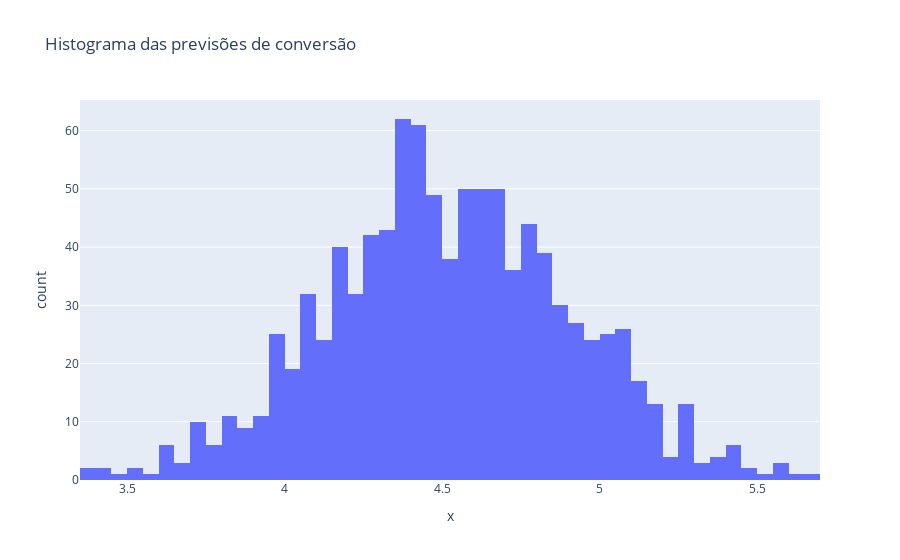

Notebook cell for this chart:
### Code cell
# Histograma dos previsões, considerando 1000 simulações e todas as features
px.histogram(x=conversoes_previstas.mean(axis=1), title='Histograma das previsões de conversão')

### Figure 1 — Plotly figure (JSON) as saved in the notebook; plotly's stock layout.template omitted (floating-point values rounded to 4 significant figures; data arrays with more than 128 entries replaced by an {"elided": "..."} marker saying what was removed)
{"data": [{"alignmentgroup": "True", "bingroup": "x", "hovertemplate": "x=%{x}<br>count=%{y}<extra></extra>", "legendgroup": "", "marker": {"color": "#636efa", "pattern": {"shape": ""}}, "name": "", "offsetgroup": "", "orientation": "v", "showlegend": false, "type": "histogram", "x": {"elided": "1000 float values"}, "xaxis": "x", "yaxis": "y"}], "layout": {"barmode": "relative", "legend": {"tracegroupgap": 0}, "title": {"text": "Histograma das previsões de conversão"}, "xaxis": {"anchor": "y", "domain": [0, 1], "title": {"text": "x"}}, "yaxis": {"anchor": "x", "domain": [0, 1], "title": {"text": "count"}}}}
